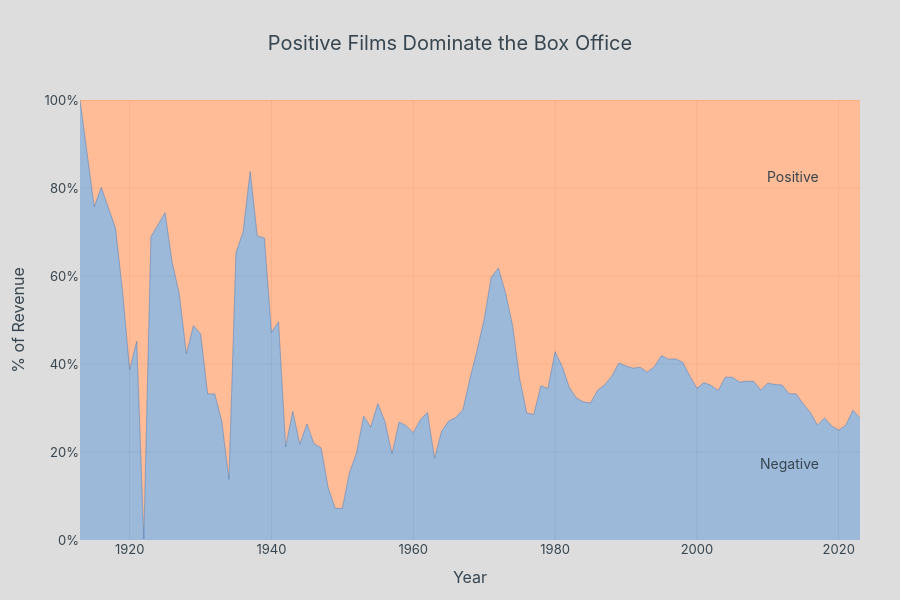

Notebook code for this chart:
### Code cell
def make_area_chart(df, sentiments=['positive', 'negative'], title='Positive Films Dominate the Box Office'):
    data = (df.groupby(['year', 'sentiment_category'])['revenue']
              .sum()
              .unstack(fill_value=0)
              .reindex(columns=sentiments, fill_value=0))
    smoothed = data.rolling(5, min_periods=1, center=True).mean()
    fig = go.Figure()
    for s in reversed(sentiments):
        fig.add_trace(go.Scatter(
            x=smoothed.index, y=smoothed[s],
            name=s.capitalize(),
            mode='lines',
            line=dict(width=0.5, color=COLORS[s]),
            stackgroup='one',
            groupnorm='percent', #https://plotly.com/python/filled-area-plots/
        ))

    fig.update_layout(title=dict(text=title, x=0.5, font=dict(size=20, color=COLORS['text'])),
                      **layout_base, height=600)
    fig.add_annotation(text='Positive', xref='paper', yref='paper',
                        x=0.95, y=0.85, showarrow=False,
                        font=dict(size=14, color=COLORS['text']))
    fig.add_annotation(text='Negative', xref='paper', yref='paper',
                        x=0.95, y=0.15, showarrow=False,
                        font=dict(size=14, color=COLORS['text']))

    fig.update_xaxes(title='Year', showgrid=True, gridcolor=COLORS['grid'], zeroline=False)
    fig.update_yaxes(title='% of Revenue', showgrid=True, gridcolor=COLORS['grid'],
                     zeroline=False, range=[0, 100], ticksuffix='%')
    return fig
fig = make_area_chart(movies_df)
fig.show()
